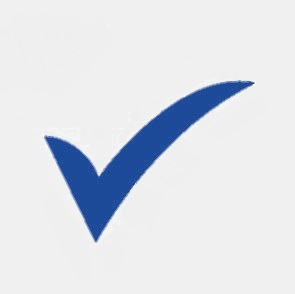
%> input picture Capture_Data/Check.jpg, 295 x 294 px
$ octave --eval "result = remove_white(imread('../Capture_Data/Check.jpg'));"   (GNU Octave 9; MATLAB toolbox functions it lacks are replaced by stand-ins)
%> lines starting %> are read from the running program, lines starting %| are printed output that depends on the picture; in (x1, y1, x2, y2) boxes, pixels count from 0 and x2, y2 are one past the last pixel; in counts of white or black regions, pixels touching at a corner belong together; the program's own positions count from 1
function [BW,maskedRGBImage] = remove_white(RGB)
%createMask  Threshold RGB image using auto-generated code from colorThresholder app.
%  [BW,MASKEDRGBIMAGE] = createMask(RGB) thresholds image RGB using
%  auto-generated code from the colorThresholder app. The colorspace and
%  range for each channel of the colorspace were set within the app. The
%  segmentation mask is returned in BW, and a composite of the mask and
%  original RGB images is returned in maskedRGBImage.

% Auto-generated by colorThresholder app on 01-Dec-2019
%------------------------------------------------------


% Convert RGB image to chosen color space
I = rgb2lab(RGB);
%> I: size 294x295x3 double; mean of channels 1, 2, 3 89.1, 1.2, -4.3

% Define thresholds for channel 1 based on histogram settings
channel1Min = 95;
channel1Max = 100.000;

% Define thresholds for channel 2 based on histogram settings
channel2Min = -59.347;
channel2Max = 68.686;


% Define thresholds for channel 3 based on histogram settings
channel3Min = -36.141;
channel3Max = 82.194;

% Create mask based on chosen histogram thresholds
sliderBW = (I(:,:,1) >= channel1Min ) & (I(:,:,1) <= channel1Max) & ...
    (I(:,:,2) >= channel2Min ) & (I(:,:,2) <= channel2Max) & ...
    (I(:,:,3) >= channel3Min ) & (I(:,:,3) <= channel3Max);
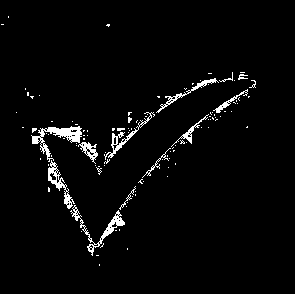
%> sliderBW: size 294x295 logical; 3.1% white in thin lines or dots, all inside (x1, y1, x2, y2) = (1, 16, 256, 266)
BW = sliderBW;

BW = bwareafilt(BW,3);
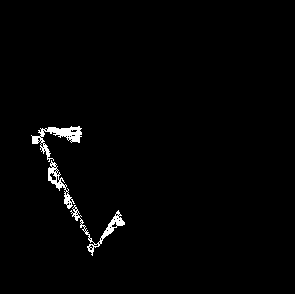
%> BW: size 294x295 logical; 1.4% white; 3 white regions, box (x1, y1, x2, y2) and area: (31, 126, 82, 162) 527, (70, 205, 125, 256) 412, (48, 160, 75, 209) 314
BW = imdilate(BW,strel('disk',7));
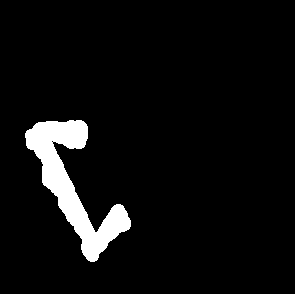
%> BW: size 294x295 logical; 5.6% white; 1 white region, box (x1, y1, x2, y2) and area: (25, 120, 131, 262) 4871
BW = ~BW;
BW = imfill(BW,'holes');
%> BW: size 294x295 logical; every value is 1
% Initialize output masked image based on input image.
maskedRGBImage = RGB;
%> maskedRGBImage is the input picture: size 294x295x3 uint8; mean R, G, B 220.6, 224.7, 231.9

% Set background pixels where BW is false to zero.
maskedRGBImage(repmat(~BW,[1 1 3])) = 0;

end
